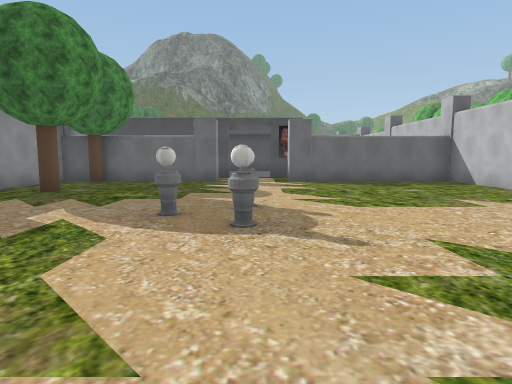
[1] (above)

15 first-person views from a walk through a Unity game level. The camera is 1.5 m above the floor, tilts 6° down and sees 75° across. The floor is counted in squares, 2 m on a side. Each view is taken from the middle of a square. On the plan, view 1 faces up. The plan holds only what a view shows up to about 11 squares ahead; the rest is blank. The place goes on beyond the plan. Some trees and plants on the terrain are drawn as simple stand-ins. Some surface patterns are stand-ins.

[2]
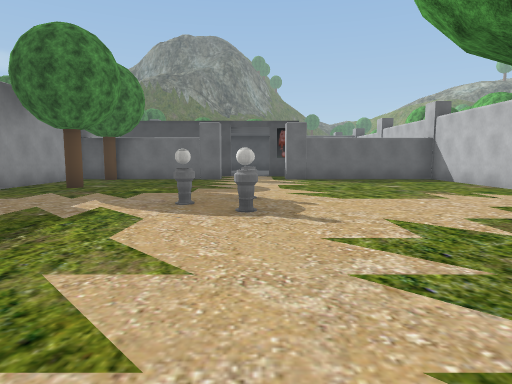

[3]
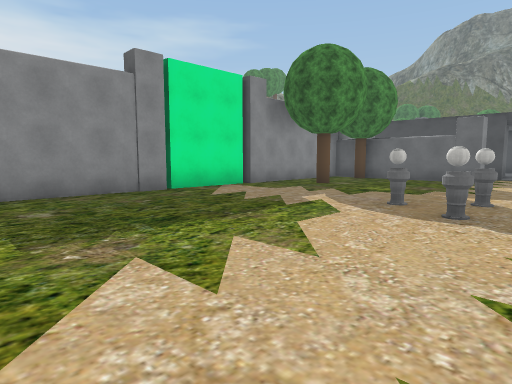

[4]
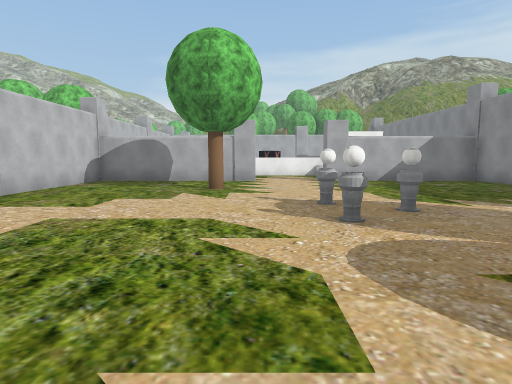

[5]
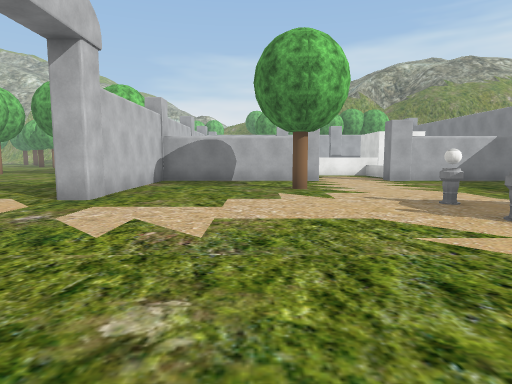

[6]
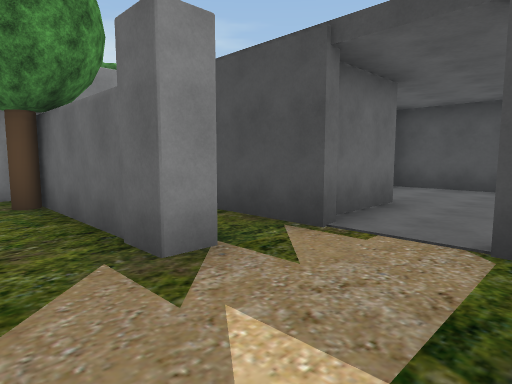

[7]
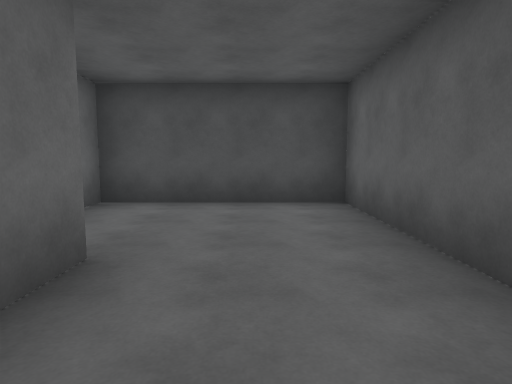

[8]
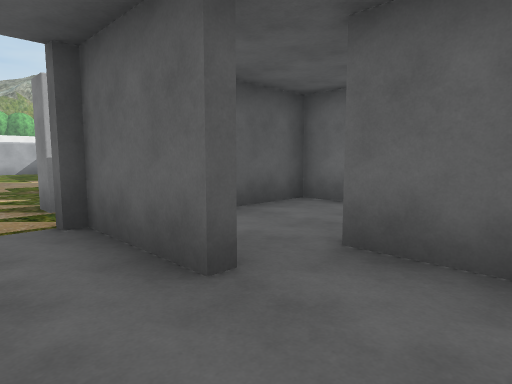

[9]
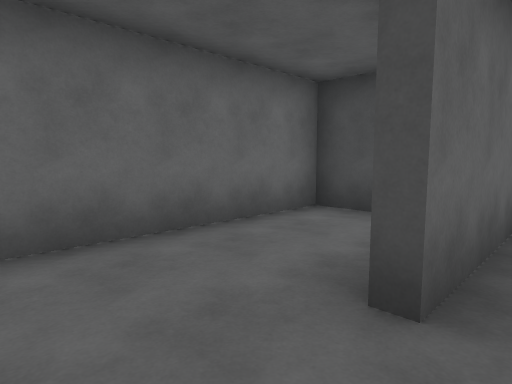

[10]
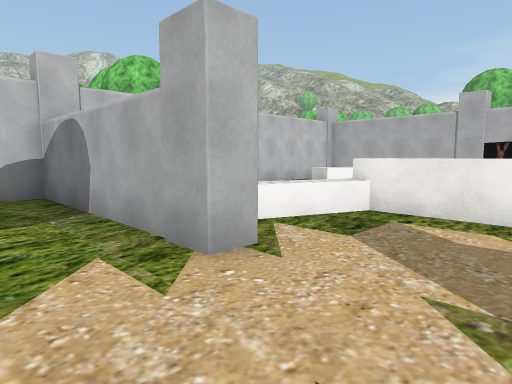

[11]
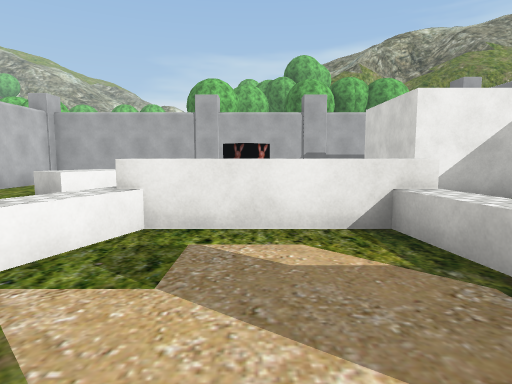

[12]
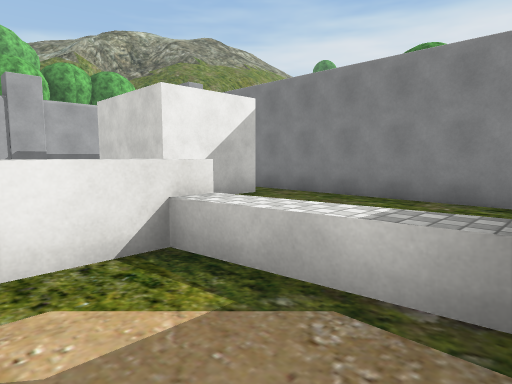

[13]
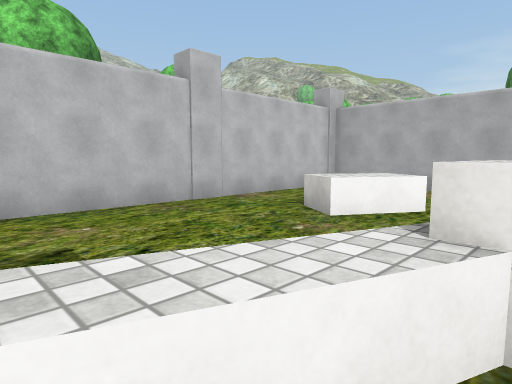

[14]
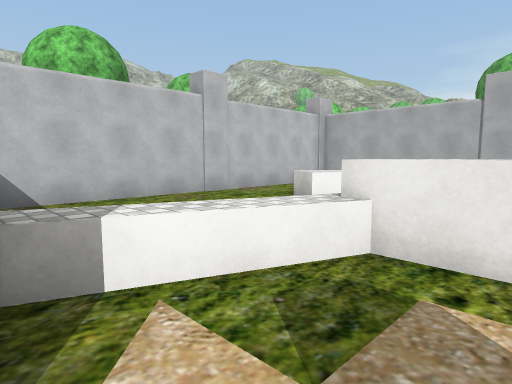

[15]
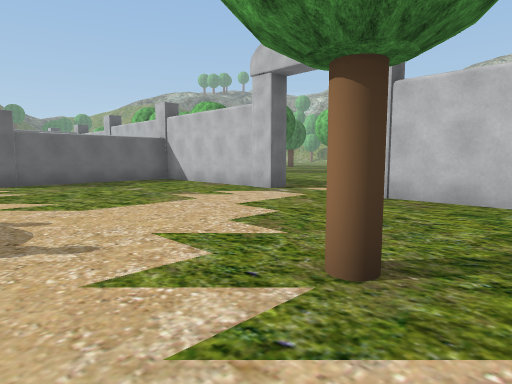

### Floor plan
Key: @ floor where view 1 was taken; # wall or solid block; . floor; ^ raised ledge; O other object.
Columns run from 6 left of view 1 to 11 right of it. Each row starts with its distance up from view 1.
 17  #######
 16  #.#...#
 15  #.#...#
 14  #...#.#
 13  #...#.#
 12  #####.#
 11   ###..#
 10 #O###..######
  9 #...........#
  8 #...........#
  7 #O..........#
  6 #...........#..
  5 #.....O........
  4 #....OO.......
  3 #...........#..
  2 #...........#...
  1 #.......O...# ..
  0 #.....@.....# ...
 -1 #...........#  ...
 -2 #####...#####   ..
 -3 #.  ^...^...#
 -4 #.  ^...^...#
 -5 #.  ^^^^....#
 -6 #.       ...#
 -7 ####    .^^.#
 -8 #  #    .^..#
 -9    #  OO . .#
-10    #  OO .  #
-11    ##########

Where each view was taken, in squares from view 1:
view 1: 0 up, 0 right, facing up
view 2: 1 down, 0 right, facing up
view 3: 1 down, 1 right, facing up-left
view 4: 9 up, 1 right, facing down
view 5: 9 up, 3 right, facing down
view 6: 9 up, 1 right, facing up-left
view 7: 12 up, 0 right, facing up
view 8: 16 up, 0 right, facing down-left
view 9: 13 up, 2 left, facing up-left
view 10: 0 up, 1 left, facing down-right
view 11: 1 down, 0 right, facing down
view 12: 2 down, 0 right, facing down-left
view 13: 3 down, 1 right, facing down-right
view 14: 2 down, 0 right, facing down-right
view 15: 0 up, 0 right, facing up-right
